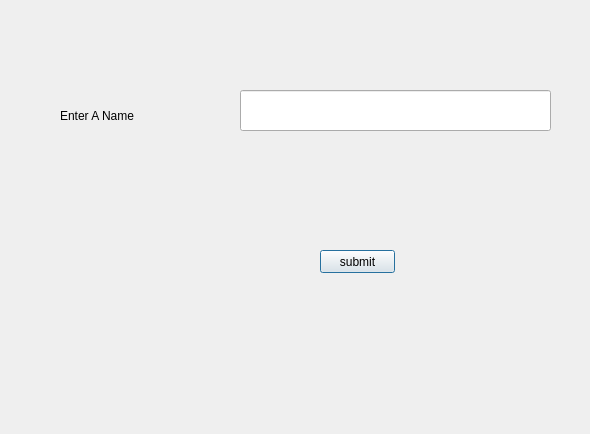
<?xml version="1.0" encoding="UTF-8"?>
<ui version="4.0">
 <class>Dialog</class>
 <widget class="QDialog" name="Dialog">
  <property name="geometry">
   <rect>
    <x>0</x>
    <y>0</y>
    <width>590</width>
    <height>434</height>
   </rect>
  </property>
  <property name="windowTitle">
   <string>Dialog</string>
  </property>
  <widget class="QLineEdit" name="lineEdit">
   <property name="geometry">
    <rect>
     <x>240</x>
     <y>90</y>
     <width>311</width>
     <height>41</height>
    </rect>
   </property>
  </widget>
  <widget class="QLabel" name="label">
   <property name="geometry">
    <rect>
     <x>60</x>
     <y>90</y>
     <width>141</width>
     <height>51</height>
    </rect>
   </property>
   <property name="text">
    <string>Enter A Name</string>
   </property>
  </widget>
  <widget class="QLabel" name="label_2">
   <property name="geometry">
    <rect>
     <x>60</x>
     <y>230</y>
     <width>191</width>
     <height>51</height>
    </rect>
   </property>
   <property name="text">
    <string/>
   </property>
  </widget>
  <widget class="QPushButton" name="pushButton">
   <property name="geometry">
    <rect>
     <x>320</x>
     <y>250</y>
     <width>75</width>
     <height>23</height>
    </rect>
   </property>
   <property name="text">
    <string>submit</string>
   </property>
  </widget>
 </widget>
 <resources/>
 <connections/>
</ui>
